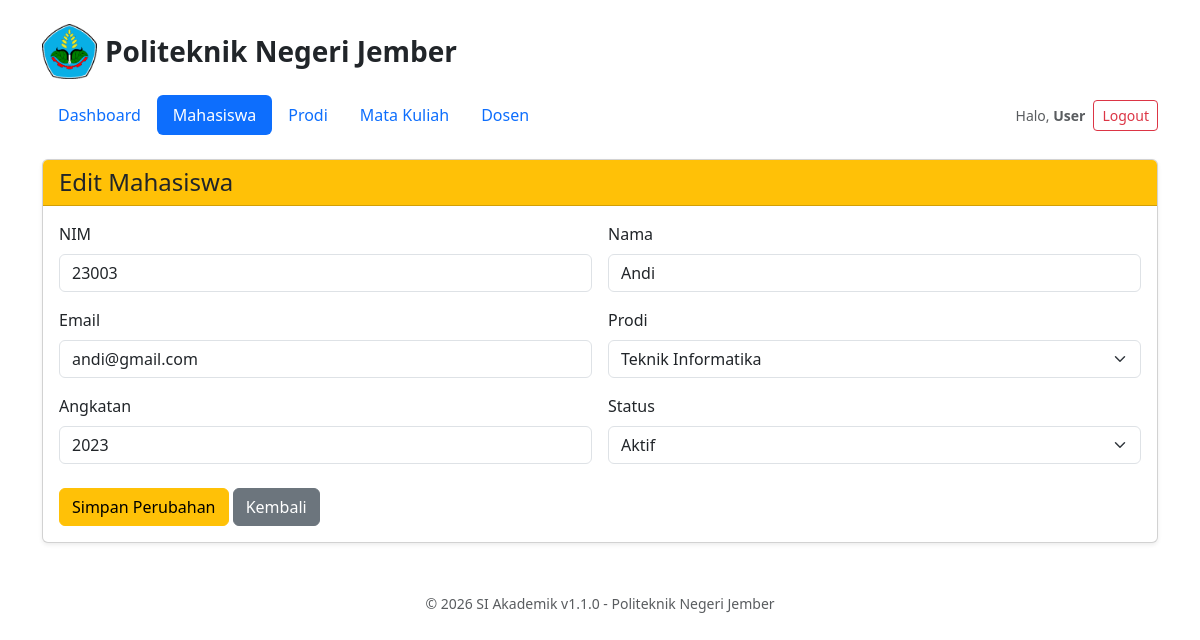
The app's page /setoran_BKPM-1/si-akademik_acara16/mahasiswa/23003/edit (signed in) with its own data.
### tables this page shows
CREATE TABLE IF NOT EXISTS mahasiswa (
    id       INT AUTO_INCREMENT PRIMARY KEY,
    nim      VARCHAR(20)  NOT NULL UNIQUE,
    nama     VARCHAR(100) NOT NULL,
    email    VARCHAR(100) NOT NULL,
    prodi_id INT          NOT NULL,
    angkatan INT          NOT NULL,
    status   VARCHAR(10)  NOT NULL DEFAULT 'aktif'
);

CREATE TABLE IF NOT EXISTS prodi (
    id   INT AUTO_INCREMENT PRIMARY KEY,
    kode VARCHAR(10)  NOT NULL,
    nama VARCHAR(100) NOT NULL
);

### app/Views/layouts/main.php (called while the page is built, shortened)
<?php
require __DIR__ . '/../partials/header.php';
require __DIR__ . '/../partials/navbar.php';
require $content;
require __DIR__ . '/../partials/footer.php';

### app/Core/BaseController.php (called while the page is built, shortened)
<?php
class BaseController
{
    protected function view(
        string $view,
        array $data = [],
        string $active = '',
        bool $useLayout = true
    ): void {
        extract($data, EXTR_SKIP);
        $content = __DIR__ . '/../Views/' . $view . '.php';
        require __DIR__ . '/../Views/layouts/main.php';
    }
}

### app/Controllers/MahasiswaController.php (called while the page is built, shortened)
<?php
class MahasiswaController extends BaseController
{
    private MahasiswaService $service;
    public function __construct(MahasiswaService $service)
    {
        $this->service = $service;
    }
    public function edit($id): void
    {
        $data = $this->service->find((string) $id);
        $this->view(
            'mahasiswa/edit',
            [
                'mahasiswa' => $data,
                'originalNim' => $id,
                'prodiList' => $this->service->prodiOptions(),
                'errors' => [],
            ],
            'mahasiswa'
        );
    }
}

### public/index.php (called while the page is built, shortened)
<?php
$routes = require __DIR__ . '/../routes/web.php';
$requestUri = parse_url($_SERVER['REQUEST_URI'], PHP_URL_PATH);
$method     = $_SERVER['REQUEST_METHOD'];
$uri = $requestUri;
if (defined('BASE_URL') && !empty(BASE_URL)) {
    if (str_starts_with($uri, BASE_URL)) {
        $uri = substr($uri, strlen(BASE_URL));
    }
}
try {
    $router = new App\Core\Router($routes);
    $router->dispatch($uri, $method);
} catch (Throwable $e) {
    App\Core\Logger::error('Error tak tertangani', $e);
    http_response_code(500);
    echo 'Terjadi gangguan pada sistem. Silakan coba beberapa saat lagi.';
}

### app/Repositories/MahasiswaRepository.php (called while the page is built, shortened)
<?php
class MahasiswaRepository
{
    private Database $database;
    public function __construct(Database $database)
    {
        $this->database = $database;
    }
    private function db(): PDO
    {
        return $this->database->getConnection();
    }
    public function findByNimData(string $nim): ?array
    {
        $stmt = $this->db()->prepare(
            "SELECT * FROM mahasiswa WHERE nim = :nim"
        );
        $stmt->execute([
            'nim' => $nim
        ]);
        return $stmt->fetch(PDO::FETCH_ASSOC) ?: null;
    }
}

### app/Core/Database.php (called while the page is built, shortened)
<?php
class Database
{
    private PDO $pdo;
    public function __construct()
    {
        $config = require __DIR__ . '/../../config/database.php';
        try {
            $this->pdo = new PDO(
                "mysql:host={$config['host']};dbname={$config['dbname']};charset={$config['charset']}",
                $config['username'],
                $config['password']
            );
            $this->pdo->setAttribute(
                PDO::ATTR_ERRMODE,
                PDO::ERRMODE_EXCEPTION
            );
        } catch (PDOException $e) {
            Logger::error('Koneksi database gagal', $e);
            throw new \RuntimeException('Koneksi database gagal', 0, $e);
        }
    }
    public function getConnection(): PDO
    {
        return $this->pdo;
    }
}

### config/database.php (called while the page is built)
<?php
return [
'host'     => '127.0.0.1:3307',
'dbname'   => 'si_akademik',
'username' => 'root',
'password' => '',
'charset'  => 'utf8mb4',
];

### app/Services/MahasiswaService.php (called while the page is built, shortened)
<?php
class MahasiswaService
{
    public function find(string $nim): ?array
    {
        return $this->repo->findByNimData($nim);
    }
    public function prodiOptions(): array
    {
        return $this->prodiRepo->all();
    }
}

### app/Repositories/ProdiRepository.php (called while the page is built, shortened)
<?php
class ProdiRepository
{
    private Database $database;
    public function __construct(Database $database)
    {
        $this->database = $database;
    }
    private function db(): PDO
    {
        return $this->database->getConnection();
    }
    public function all(): array
    {
        return $this->db()
            ->query("SELECT * FROM prodi ORDER BY kode ASC")
            ->fetchAll(PDO::FETCH_ASSOC);
    }
}

### app/Views/mahasiswa/edit.php (the view, shortened to what this page needs)
<?php
$errors = $errors ?? [];
?>
<div class="card shadow-sm">
    <div class="card-header bg-warning">
        <h4 class="mb-0">Edit Mahasiswa</h4>
    </div>
    <div class="card-body">
        <form method="post" action="<?= BASE_URL ?>/mahasiswa/<?= urlencode($originalNim ?? $mahasiswa['nim'] ?? '') ?>/update" novalidate>
            <div class="row g-3">
                <div class="col-md-6">
                    <label class="form-label">NIM</label>
                    <input name="nim" class="form-control <?= isset($errors['nim']) ? 'is-invalid' : '' ?>"
                           value="<?= htmlspecialchars($mahasiswa['nim'] ?? '') ?>">
                </div>
                <div class="col-md-6">
                    <label class="form-label">Nama</label>
                    <input name="nama" class="form-control <?= isset($errors['nama']) ? 'is-invalid' : '' ?>"
                           value="<?= htmlspecialchars($mahasiswa['nama'] ?? '') ?>">
                </div>
                <div class="col-md-6">
                    <label class="form-label">Email</label>
                    <input type="email" name="email" class="form-control <?= isset($errors['email']) ? 'is-invalid' : '' ?>"
                           value="<?= htmlspecialchars($mahasiswa['email'] ?? '') ?>">
                </div>
                <div class="col-md-6">
                    <label class="form-label">Prodi</label>
                    <select name="prodi_id" class="form-select <?= isset($errors['prodi_id']) ? 'is-invalid' : '' ?>">
                        <?php foreach ($prodiList as $p): ?>
                            <option value="<?= $p['id'] ?>" <?= ((int) ($mahasiswa['prodi_id'] ?? 0) === (int) $p['id']) ? 'selected' : '' ?>>
                                <?= htmlspecialchars($p['nama']) ?>
                            </option>
                        <?php endforeach; ?>
                    </select>
                </div>
                <div class="col-md-6">
                    <label class="form-label">Angkatan</label>
                    <input type="number" name="angkatan" class="form-control <?= isset($errors['angkatan']) ? 'is-invalid' : '' ?>"
                           value="<?= htmlspecialchars((string) ($mahasiswa['angkatan'] ?? '')) ?>">
                </div>
                <div class="col-md-6">
                    <label class="form-label">Status</label>
                    <select name="status" class="form-select <?= isset($errors['status']) ? 'is-invalid' : '' ?>">
                        <option value="aktif" <?= ($mahasiswa['status'] ?? '') === 'aktif' ? 'selected' : '' ?>>Aktif</option>
                    </select>
                </div>
            </div>
            <div class="mt-4">
                <button class="btn btn-warning">Simpan Perubahan</button>
                <a href="<?= BASE_URL ?>/mahasiswa" class="btn btn-secondary">Kembali</a>
            </div>
        </form>
    </div>
</div>

### app/Core/Router.php (shortened to what this page needs)
<?php
class Router
{
    private array $routes;
    public function __construct(array $routes)
    {
        $this->routes = $routes;
    }
    public function dispatch(string $uri, string $method): void
    {
        $uri = $this->normalize($uri);
        foreach ($this->routes[$method] ?? [] as $routePattern => $routeConfig) {
            $pattern = $this->normalize($routePattern);
            $regex = preg_replace(
                '/\{[a-zA-Z0-9_]+\}/',
                '([a-zA-Z0-9_]+)',
                $pattern
            );
            $regex = '#^' . $regex . '$#';
            if (preg_match($regex, $uri, $params)) {
                array_shift($params);
                $this->callController($routeConfig, $params);
                return;
            }
        }
    }
    private function normalize(string $path): string
    {
        $path = trim($path, '/');
        return $path === '' ? '/' : '/' . $path;
    }
    private function callController(
        array $routeConfig,
        array $params
    ): void {
        $controllerClass = "App\\Controllers\\{$routeConfig['controller']}";
        $action = $routeConfig['action'];
        $controller = $this->makeController($controllerClass);
        call_user_func_array(
            [$controller, $action],
            $params
        );
    }
    private function makeController(string $controllerClass): object
    {
        if ($controllerClass === 'App\\Controllers\\MahasiswaController') {
            $database = new Database();
            $service = new MahasiswaService(
                new MahasiswaRepository($database),
                new ProdiRepository($database)
            );
            return new $controllerClass($service);
        }
        return new $controllerClass();
    }
}

### records on screen
mahasiswa: nim "23003", nama "Andi", email "andi@gmail.com", prodi_id "Teknik Informatika", angkatan "2023", status "Aktif"
